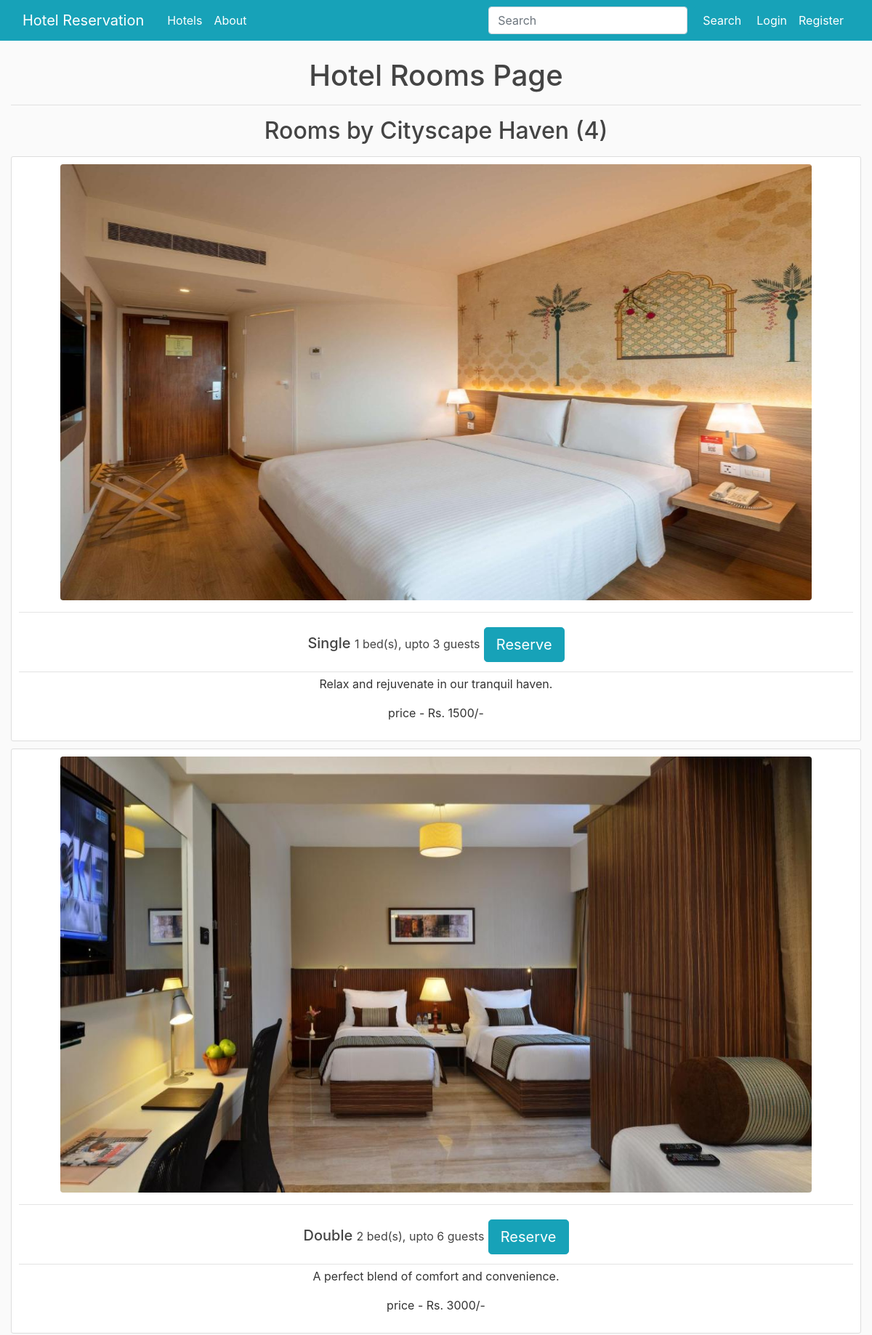
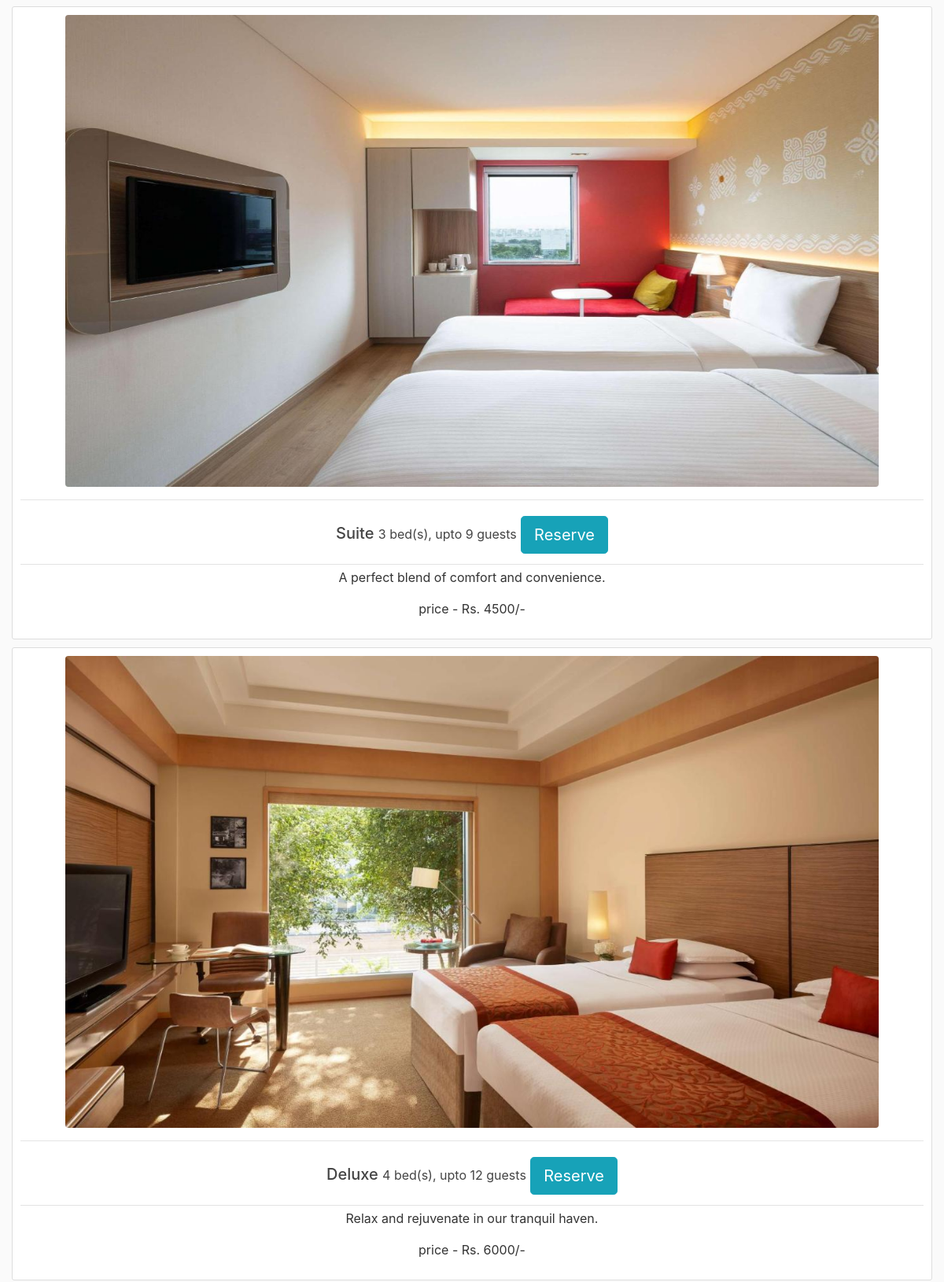
Screenshot of /hotels/1/ (upper part) with the database file from the repository (2 pictures, top to bottom).
### hotelreservation/models.py (models this page shows, shortened)
class Hotel(db.Model):
    id = db.Column(db.Integer, primary_key=True)
    name = db.Column(db.String(100), nullable=False)
    date_posted = db.Column(db.DateTime, nullable=False, default=datetime.utcnow)
    type = db.Column(db.String(20), nullable=False)
    description = db.Column(db.Text, nullable=False)
    image_file = db.Column(db.String(20), nullable=False, default="default.jpg")
    city = db.Column(db.String(50), nullable=False)
    state = db.Column(db.String(50), nullable=False)
    contact = db.Column(db.String(10), nullable=False)
    rooms = db.relationship("Room", backref="hotel", lazy=True)
    reservations = db.relationship("Reservation", backref="hotel", lazy="dynamic")

class Room(db.Model):
    id = db.Column(db.Integer, primary_key=True)
    number = db.Column(db.String(10), nullable=False)
    date_posted = db.Column(db.DateTime, nullable=False, default=datetime.utcnow)
    type = db.Column(db.String(20), nullable=False)
    description = db.Column(db.Text, nullable=False)
    image_file = db.Column(db.String(20), nullable=False, default="default.jpg")
    availability_status = db.Column(db.Boolean, nullable=False, default=True)
    price = db.Column(db.Integer, nullable=False)
    capacity = db.Column(db.Integer, nullable=False)
    hotel_id = db.Column(db.Integer, db.ForeignKey("hotel.id"), nullable=False)
    reservations = db.relationship("Reservation", backref="room", lazy="dynamic")

### hotelreservation/hotels/views.py (the view)
@hotels.route("/hotels/<int:hotel_id>/")
def hotel_rooms(hotel_id):
    page = request.args.get("page", 1, type=int)
    hotel = Hotel.query.get_or_404(hotel_id)
    rooms = Room.query.filter_by(hotel=hotel).group_by(Room.type).order_by(Room.price.asc()).paginate(page=page, per_page=5)
    return render_template("hotel_rooms.html", title="Hotel Rooms", block_title="Hotel Rooms Page", rooms=rooms, hotel=hotel)

### hotelreservation/templates/hotel_rooms.html (shortened to what this page needs)
{% extends "base.html" %}
{% block content %}
    <h1>{{ block_title }}</h1><hr>
    <h2 class="mb-3">Rooms by {{ hotel.name }} ({{ rooms.total }})</h2>
    {% for room in rooms.items %}
        <article class="media content-section">
            <div class="media-body">
                <div class="image-container">
                    <a class="article-title" href="{{ url_for('rooms.room_reservations', room_id=room.id) }}">
                        <img class="img-fluid rounded" src="{{ url_for('static', filename='room_images/' + room.image_file) }}" alt="{{ room.name }}">
                    </a>
                </div><hr>
                <div class="article-metadata">
                    <h5>
                        {{ room.type }}
                        <small class="article-content">{{ room.capacity }} bed(s), upto {{ room.capacity * 3 }} guests</small>
                        <a class="btn btn-info btn-lg mt-1 mb-1" href="{{ url_for('reservations.create_reservation', room_id=room.id) }}">Reserve</a>
                    </h5>
                </div>
                <p class="article-content">{{ room.description }}</p>
                <p class="article-content">price - Rs. {{ room.price }}/-</p>
            </div>
        </article>
    {% endfor %}
{% endblock content %}

### hotelreservation/static/main.css (style rules this page uses)
body { background: #fafafa; color: #333333; margin-top: 5rem; margin-bottom: 5rem; }
.container img { width: 90%; height: 600px; text-align: center; }
h1, h2, h3, h4, h5, h6 { color: #444444; }
.content-section { background: #ffffff; padding: 10px 10px; border: 1px solid #dddddd; border-radius: 3px; margin-bottom: 10px; }
.article-title { color: #444444; }
.article-content { white-space: pre-line; }
.article-metadata { padding-bottom: 1px; margin-bottom: 4px; border-bottom: 1px solid #e3e3e3 }

### rows the page displays
Hotel: name "Cityscape Haven"
Room: image_file (picture), type "Single", capacity "1", room.capacity*3 "3", description "Relax and rejuvenate in our tranquil haven.", price "1500"
Room: image_file (picture), type "Double", capacity "2", room.capacity*3 "6", description "A perfect blend of comfort and convenience.", price "3000"
Room: image_file (picture), type "Suite", capacity "3", room.capacity*3 "9", description "A perfect blend of comfort and convenience.", price "4500"
Room: image_file (picture), type "Deluxe", capacity "4", room.capacity*3 "12", description "Relax and rejuvenate in our tranquil haven.", price "6000"

### other values shown
{{ block_title }} "Hotel Rooms Page"
{{ rooms.total }} "4"
